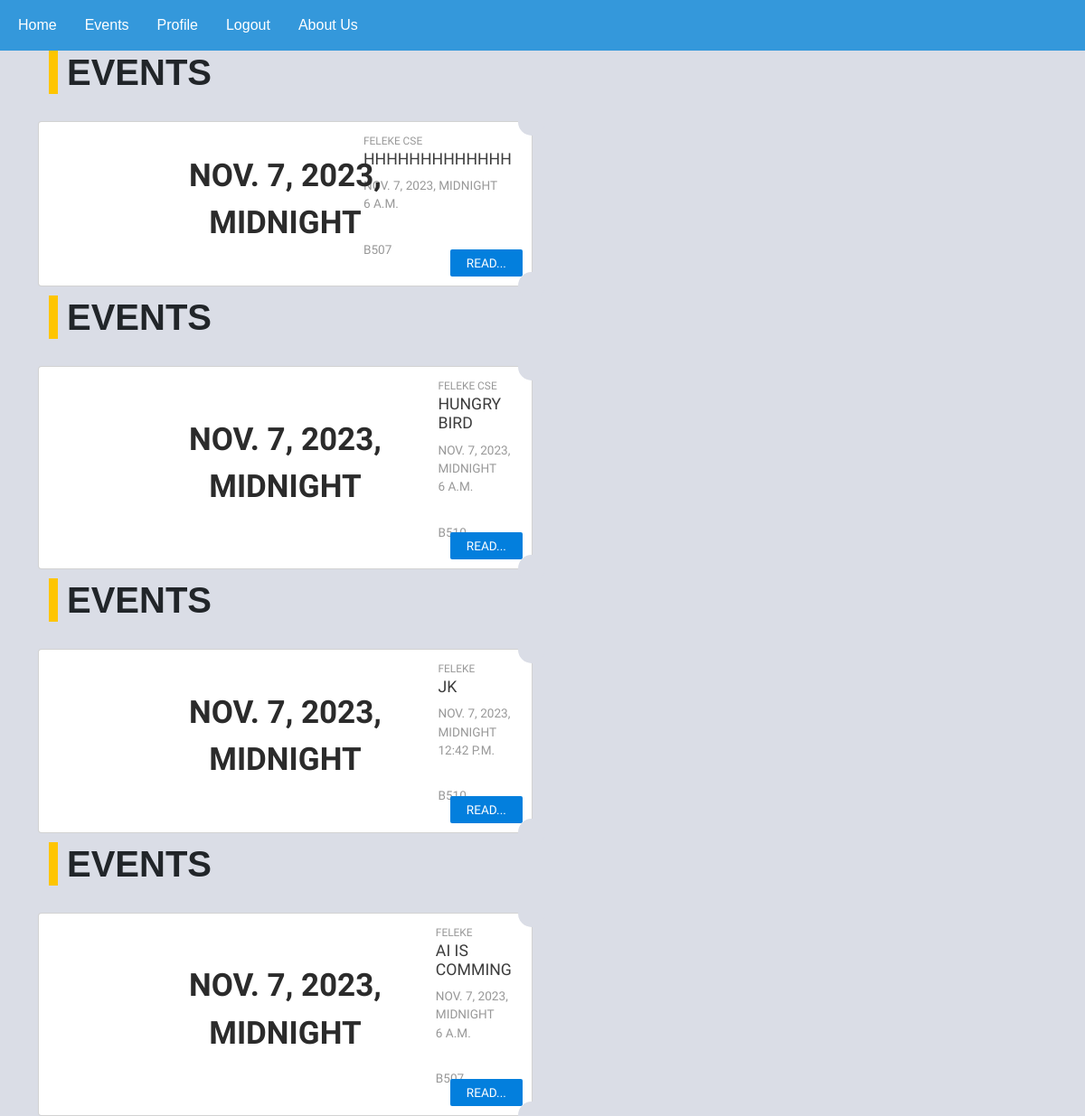
Page /up_comming_event (signed in, upper part) on the earlier database version.
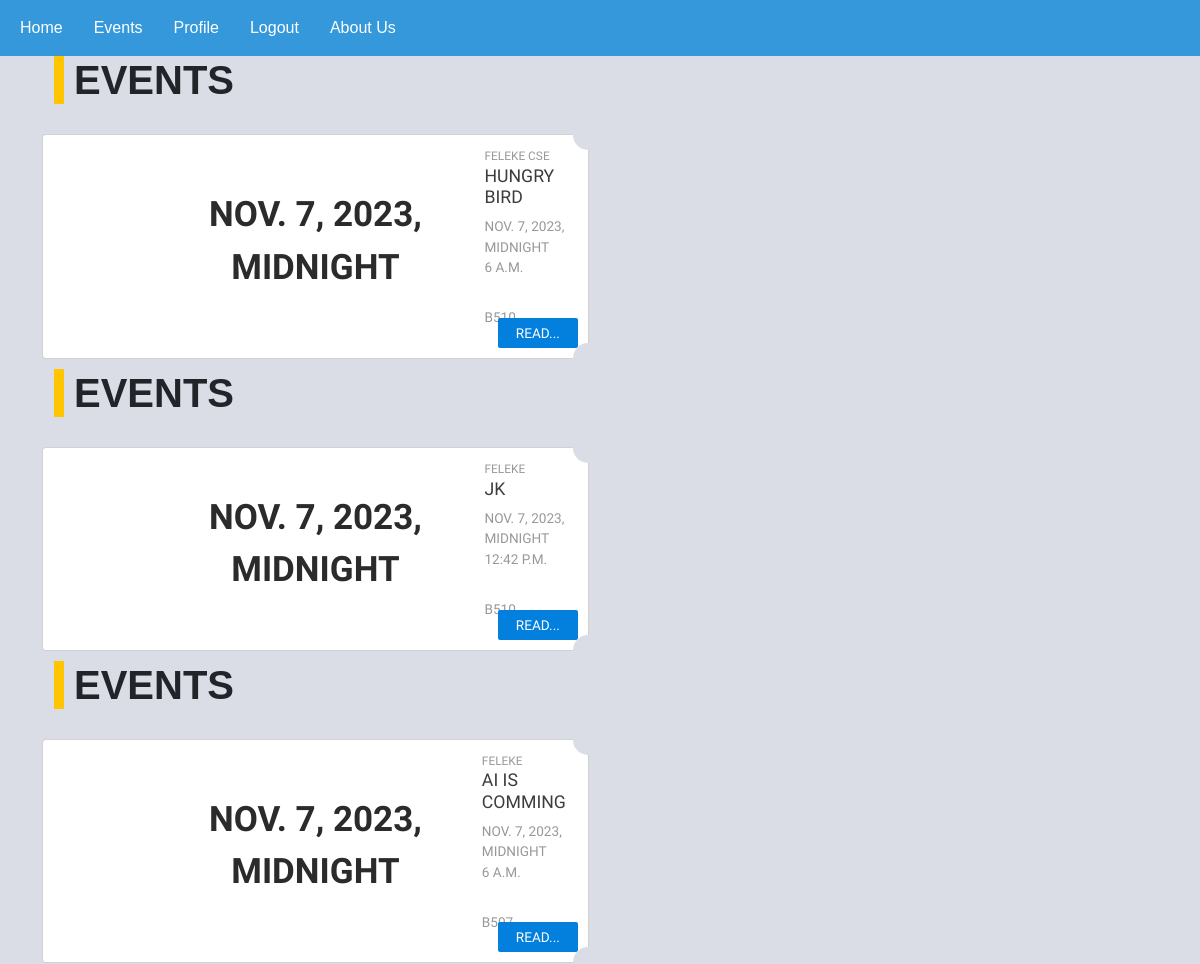
Same page on the later database version.
### CSEC_App/models.py (models this page shows, shortened)
class Events(models.Model):
    title=models.CharField(max_length=300)
    description=models.TextField()
    date=models.DateTimeField()
    time=models.TimeField()
    venue=models.CharField(max_length=200)
    organizer=models.CharField(max_length=100,default="CSEC_Dev")
    created_at=models.DateTimeField(auto_now_add=True)
    class Meta:
        verbose_name_plural='Events'

### CSEC_App/views.py (the view)
# urls.py: path('up_comming_event',EventsView.as_view(),name='events'),
class EventsView(ListView):
    model=Events
    template_name='events_dashboard.html'
    ordering=['-created_at']

### CSEC_App/templates/events_dashboard.html (shortened to what this page needs)
{% extends 'base.html' %}
{% block content %}
{% if user.is_authenticated %}
{% for event in object_list  %}
  <section class="container" >
    <h1>Events</h1>
      <div class="row" >
        <article class="card fl-left">
          <section class="date">
            <time datetime="23th feb">
              <small><span>{{event.date}}</span></small>
            </time>
          </section>
          <section class="card-cont">
            <small>{{event.organizer}}</small>
            <h3>{{event.title}}</h3>
            <div class="even-date">
             <time>
               <span>{{event.date}}</span>
               <span>{{event.time}}</span>
             </time>
            </div>
            <div class="even-info">
              <p>
                {{event.venue}}
              </p>
            </div>
            <a href="{% url 'eventdetail' event.id %}">Read...</a>
          </section>
        </article>
      </div>
    </section>
{% endfor %}
{% endif %}
{% endblock content%}

Differences in the rows shown:
removed Events: date "NOV. 7, 2023, MIDNIGHT", organizer "FELEKE CSE", title "HHHHHHHHHHHHH", time "6 A.M.", venue "B507"
